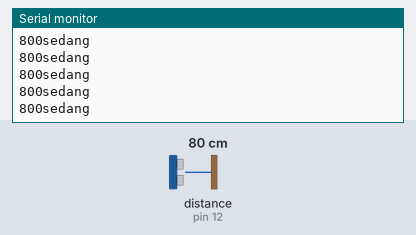
A sketch run on a simulated Arduino Uno, built with avr-gcc and run on an emulated ATmega328P. Parts: the last lines printed to the serial monitor. Inputs (shaded band) come from the test bench; at power-on: distance to the obstacle (sensor on pin 12) 80 cm. The echo pulse lasts 58.3 µs per cm.

Above: at 1.2 s.
1.3 s: distance to the obstacle (sensor on pin 12) set to 2 cm
At 1.71 s:
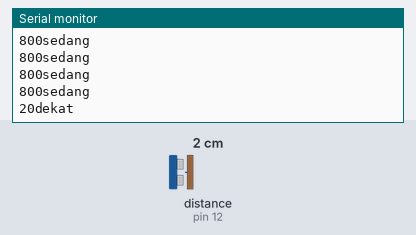
3.5 s: distance to the obstacle (sensor on pin 12) set to 250 cm
At 3.74 s:
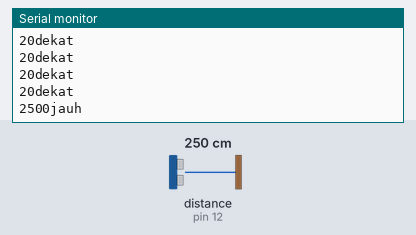
5.5 s: distance to the obstacle (sensor on pin 12) set to 97 cm
At 5.6 s:
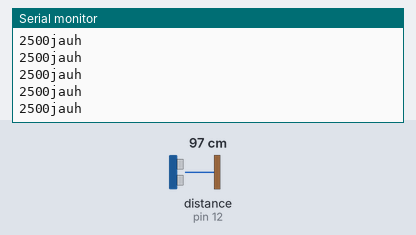

The sketch:

HCSR04_SerialOutput.ino
```cpp
#include <hcsr04.h>

#define TRIG_PIN 11
#define ECHO_PIN 12

HCSR04 hcsr04(TRIG_PIN, ECHO_PIN, 20, 4000);
int jarak = 0;
void setup(){
    Serial.begin(9600);
}

void loop() {
    jarak = hcsr04.distanceInMillimeters();
    Serial.print(jarak);
    if(jarak<=100){
    Serial.println("dekat");
    }
    else if(jarak>100 and jarak < 2000){
    Serial.println("sedang");
    }
    else{
    Serial.println("jauh");
    }
    delay(250);

}
```

Measured:
- after the input at 1.3 s, the serial monitor: prints a new line after 0.23 s (image 1)
- after the input at 3.5 s, the serial monitor: prints a new line after 0.06 s (image 2)
